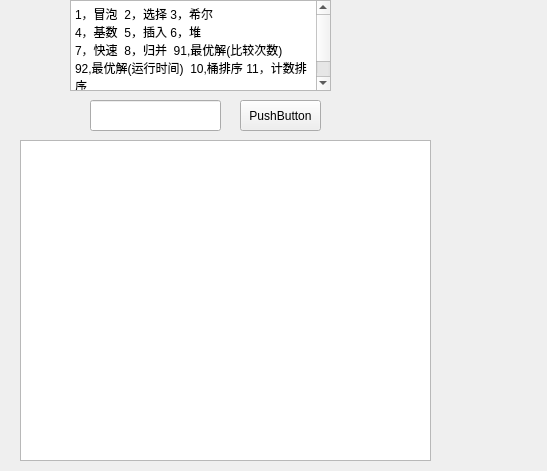
<?xml version="1.0" encoding="UTF-8"?>
<ui version="4.0">
 <class>ShowData</class>
 <widget class="QWidget" name="ShowData">
  <property name="geometry">
   <rect>
    <x>0</x>
    <y>0</y>
    <width>547</width>
    <height>471</height>
   </rect>
  </property>
  <property name="windowTitle">
   <string>Form</string>
  </property>
  <widget class="QTextEdit" name="textEdit">
   <property name="geometry">
    <rect>
     <x>20</x>
     <y>140</y>
     <width>411</width>
     <height>321</height>
    </rect>
   </property>
  </widget>
  <widget class="QLineEdit" name="ChooseSort">
   <property name="geometry">
    <rect>
     <x>90</x>
     <y>100</y>
     <width>131</width>
     <height>31</height>
    </rect>
   </property>
  </widget>
  <widget class="QTextEdit" name="textEdit_2">
   <property name="geometry">
    <rect>
     <x>70</x>
     <y>0</y>
     <width>261</width>
     <height>91</height>
    </rect>
   </property>
   <property name="html">
    <string>&lt;!DOCTYPE HTML PUBLIC &quot;-//W3C//DTD HTML 4.0//EN&quot; &quot;http://www.w3.org/TR/REC-html40/strict.dtd&quot;&gt;
&lt;html&gt;&lt;head&gt;&lt;meta name=&quot;qrichtext&quot; content=&quot;1&quot; /&gt;&lt;meta charset=&quot;utf-8&quot; /&gt;&lt;style type=&quot;text/css&quot;&gt;
p, li { white-space: pre-wrap; }
hr { height: 1px; border-width: 0; }
li.unchecked::marker { content: &quot;\2610&quot;; }
li.checked::marker { content: &quot;\2612&quot;; }
&lt;/style&gt;&lt;/head&gt;&lt;body style=&quot; font-family:'Microsoft YaHei UI'; font-size:9pt; font-weight:400; font-style:normal;&quot;&gt;
&lt;p style=&quot; margin-top:0px; margin-bottom:0px; margin-left:0px; margin-right:0px; -qt-block-indent:0; text-indent:0px;&quot;&gt;1，冒泡  2，选择 3，希尔&lt;/p&gt;
&lt;p style=&quot; margin-top:0px; margin-bottom:0px; margin-left:0px; margin-right:0px; -qt-block-indent:0; text-indent:0px;&quot;&gt;4，基数  5，插入 6，堆  &lt;/p&gt;
&lt;p style=&quot; margin-top:0px; margin-bottom:0px; margin-left:0px; margin-right:0px; -qt-block-indent:0; text-indent:0px;&quot;&gt;7，快速  8，归并  91,最优解(比较次数)&lt;/p&gt;
&lt;p style=&quot; margin-top:0px; margin-bottom:0px; margin-left:0px; margin-right:0px; -qt-block-indent:0; text-indent:0px;&quot;&gt;92,最优解(运行时间)  10,桶排序 11，计数排序&lt;/p&gt;
&lt;p style=&quot; margin-top:0px; margin-bottom:0px; margin-left:0px; margin-right:0px; -qt-block-indent:0; text-indent:0px;&quot;&gt;选择对应，输入下方的的框内，点击按钮。 &lt;/p&gt;&lt;/body&gt;&lt;/html&gt;</string>
   </property>
  </widget>
  <widget class="QPushButton" name="pushButton">
   <property name="geometry">
    <rect>
     <x>240</x>
     <y>100</y>
     <width>81</width>
     <height>31</height>
    </rect>
   </property>
   <property name="text">
    <string>PushButton</string>
   </property>
  </widget>
 </widget>
 <resources/>
 <connections/>
</ui>
